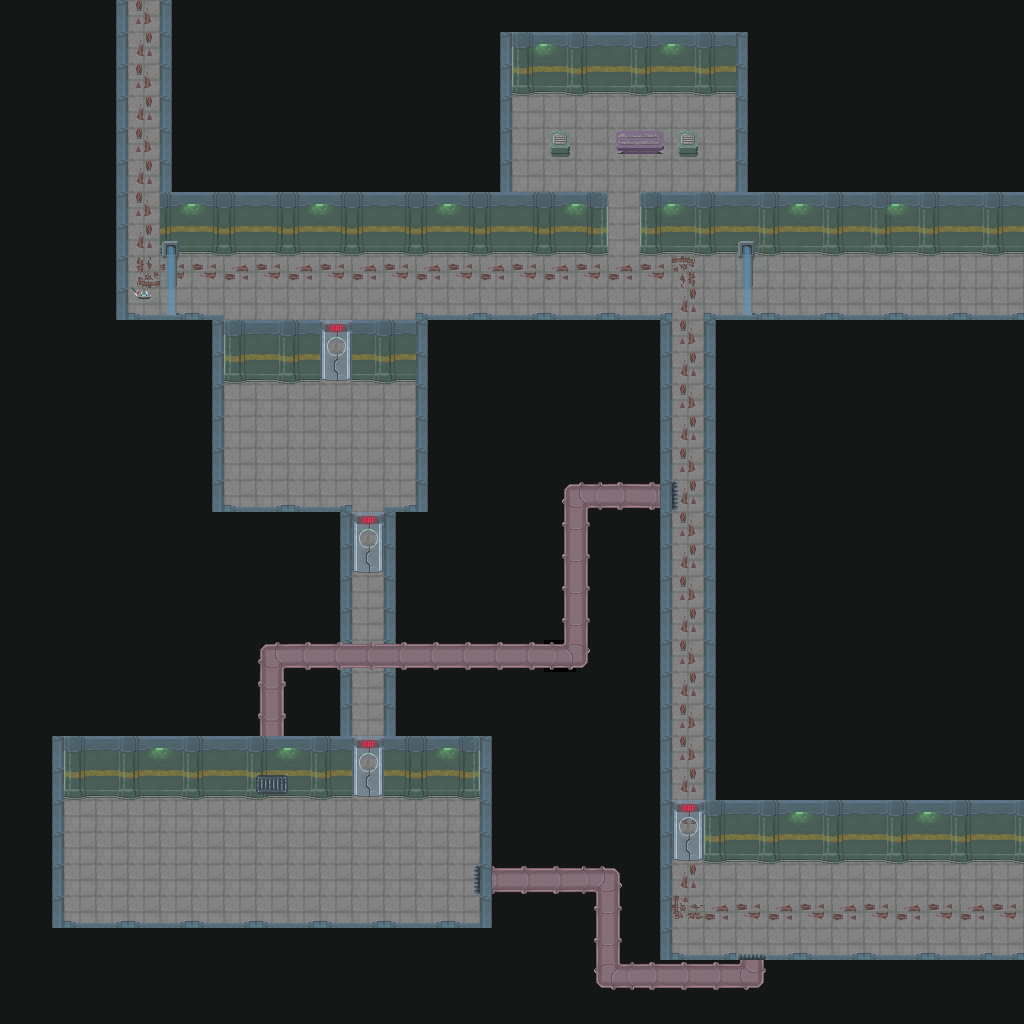

A level layout from a 2D game, rendered from its tile map. Below: a short description, then the map file with tile-grid data replaced by summaries:
An orthogonal 32x32 tile map with 32x32 px tiles, 6 tile layers (Floor, Mask, Wall, Object, ...) and 11 objects (4x 2, 3x 1, respawn, 3, Teleporter, ...).

<map version="1.5" tiledversion="1.6.0" orientation="orthogonal" renderorder="right-down" width="32" height="32" tilewidth="32" tileheight="32" infinite="0" nextlayerid="12" nextobjectid="15">
 <editorsettings>
  <export target="teleport.json" format="json" />
 </editorsettings>
 <tileset firstgid="1" name="tileset" tilewidth="32" tileheight="32" tilecount="640" columns="10">
  <image source="tileset.png" trans="ff00ff" width="320" height="2048" />
  <tile id="6">
   <properties>
    <property name="collides" type="bool" value="true" />
   </properties>
  </tile>
  <tile id="7">
   <properties>
    <property name="collides" type="bool" value="true" />
   </properties>
  </tile>
  <tile id="34">
   <properties>
    <property name="collides" type="bool" value="true" />
   </properties>
  </tile>
  <tile id="44">
   <properties>
    <property name="collides" type="bool" value="true" />
   </properties>
  </tile>
  <tile id="47">
   <properties>
    <property name="collides" type="bool" value="false" />
   </properties>
  </tile>
 </tileset>
 <layer id="1" name="Floor" width="32" height="32">
  <data>[1024 cells, 285 non-empty, 1 distinct tile ids]</data>
 </layer>
 <layer id="10" name="Mask" width="32" height="32">
  <data>[1024 cells, 931 non-empty, 4 distinct tile ids]</data>
 </layer>
 <layer id="2" name="Wall" width="32" height="32">
  <data>[1024 cells, 284 non-empty, 22 distinct tile ids]</data>
 </layer>
 <layer id="5" name="Object" width="32" height="32">
  <data>[1024 cells, 52 non-empty, 20 distinct tile ids]</data>
 </layer>
 <layer id="3" name="Overhead" width="32" height="32">
  <data>[1024 cells, 72 non-empty, 7 distinct tile ids]</data>
 </layer>
 <layer id="4" name="Lighting" width="32" height="32">
  <data>[1024 cells, 0 non-empty, 0 distinct tile ids]</data>
 </layer>
 <objectgroup id="7" name="Events">
  <object id="1" name="respawn" x="983.33" y="912.485">
   <point />
  </object>
  <object id="2" name="VentIn" type="1" x="689.667" y="507.417">
   <point />
  </object>
  <object id="3" name="VentOut" type="2" x="755" y="939.667">
   <point />
  </object>
  <object id="4" name="VentIn" type="2" x="456.333" y="879.333">
   <point />
  </object>
  <object id="5" name="VentOut" type="1" x="274.667" y="813.333">
   <point />
  </object>
  <object id="6" name="Exit" type="2" x="143.333" y="120">
   <point />
  </object>
  <object id="7" name="path" type="1" x="213.751" y="259.564">
   <polygon points="-6.91747,5.15527 382.976,4.9359 382.749,43.4359 -6.71645,43.1154" />
  </object>
  <object id="8" name="path" type="2" x="85.9436" y="811.667">
   <polygon points="-6.11021,11.3148 338.283,10.8333 338.082,95.3333 -5.93265,94.6299" />
  </object>
  <object id="9" name="path" type="3" x="687.006" y="871.359">
   <polygon points="-5.7465,6.7621 318.147,6.47434 317.958,56.9743 -5.57951,56.554" />
  </object>
  <object id="10" name="Teleporter" x="643" y="142">
   <point />
  </object>
  <object id="14" name="portTo" x="143" y="250">
   <point />
  </object>
 </objectgroup>
</map>
